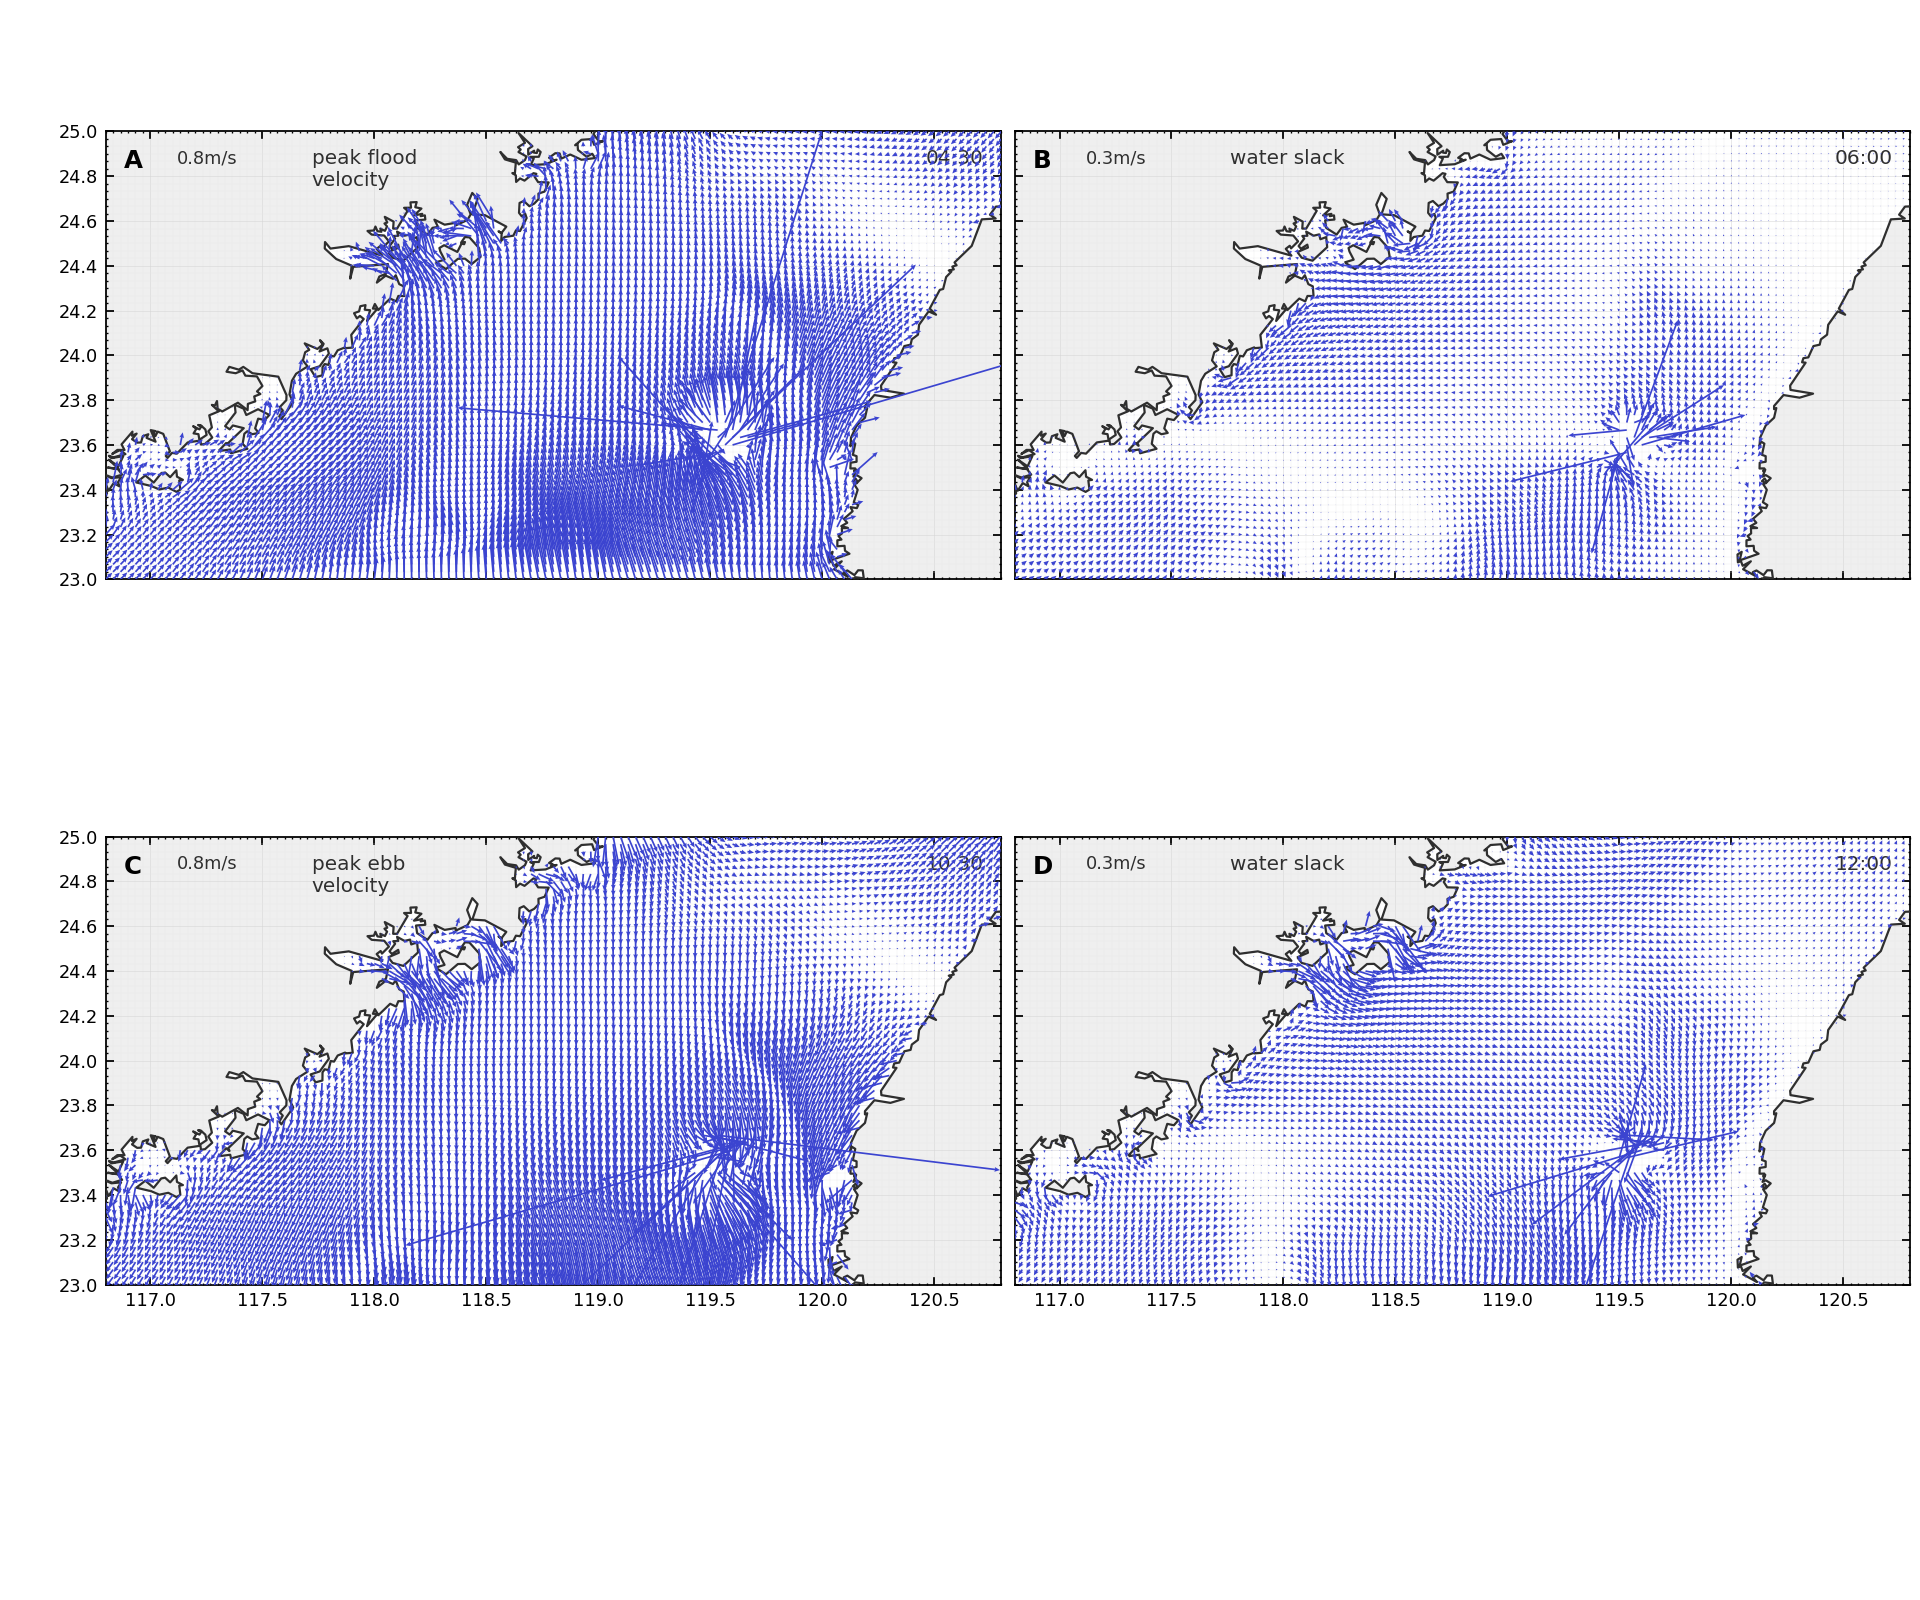

Recreate this plot in Python.
#!/usr/bin/env python
# coding: utf-8

"""
Figure 4 style tidal current vector maps using ODB Tide API (TPXO9-atlas-v5).

This script fetches barotropic tidal current components (u, v) at four UTC phases
and renders 2x2 vector maps over Taiwan Strait.
"""

from __future__ import annotations

import numpy as np
import pandas as pd
import requests
import matplotlib.pyplot as plt
from mpl_toolkits.basemap import Basemap


API_TIDE = "https://eco.odb.ntu.edu.tw/api/tide"

# Match Figure 4 framing more closely
LON0, LON1 = 116.8, 120.8
LAT0, LAT1 = 23.0, 25.0

# Use finest API grid; keep vectors dense to reflect 1/30 deg mesh
API_SAMPLE = 1
QUIVER_STRIDE = 1

PHASES = [
    ("A", "2013-06-27T04:30:00"),
    ("B", "2013-06-27T06:00:00"),  # max flood
    ("C", "2013-06-27T10:30:00"),
    ("D", "2013-06-27T12:00:00"),  # max ebb
]


def fetch_uv_map(when: str) -> dict:
    params = {
        "lon0": LON0,
        "lon1": LON1,
        "lat0": LAT0,
        "lat1": LAT1,
        "start": when,
        "append": "u,v",
        "sample": API_SAMPLE,
    }
    r = requests.get(API_TIDE, params=params, timeout=120)
    if r.status_code != 200:
        raise RuntimeError(f"API error {r.status_code}: {r.text[:180]}")
    out = r.json()
    if not out:
        raise RuntimeError("Empty response from /api/tide for uv map.")
    return out


def uv_to_grid(data: dict):
    df = pd.DataFrame(
        {
            "lon": data["longitude"],
            "lat": data["latitude"],
            "u_cm_s": data["u"],
            "v_cm_s": data["v"],
        }
    )
    # Remove empty/ocean-mask entries if any
    df = df.replace([np.inf, -np.inf], np.nan).dropna(subset=["lon", "lat", "u_cm_s", "v_cm_s"])

    u_grid = df.pivot_table(index="lat", columns="lon", values="u_cm_s")
    v_grid = df.pivot_table(index="lat", columns="lon", values="v_cm_s")

    # Align shapes and drop all-NaN rows/cols
    common_lats = u_grid.index.intersection(v_grid.index)
    common_lons = u_grid.columns.intersection(v_grid.columns)
    u_grid = u_grid.loc[common_lats, common_lons].dropna(axis=0, how="all").dropna(axis=1, how="all")
    v_grid = v_grid.loc[u_grid.index, u_grid.columns]

    lon2d, lat2d = np.meshgrid(u_grid.columns.values, u_grid.index.values)
    u = u_grid.values.astype(float) / 100.0  # cm/s -> m/s
    v = v_grid.values.astype(float) / 100.0  # cm/s -> m/s
    speed = np.sqrt(u ** 2 + v ** 2)
    return lon2d, lat2d, u, v, speed


def main():
    fig, axes = plt.subplots(2, 2, figsize=(12, 10), sharex=True, sharey=True)
    axes = axes.ravel()
    tags = ["A", "B", "C", "D"]

    panel_data = []
    for _, when in PHASES:
        data = fetch_uv_map(when)
        lon2d, lat2d, u, v, speed = uv_to_grid(data)
        panel_data.append((lon2d, lat2d, u, v, speed))

    for ax, tag, (label, when), (lon2d, lat2d, u, v, speed) in zip(axes, tags, PHASES, panel_data):
        bm = Basemap(
            projection="cyl",
            llcrnrlon=LON0,
            llcrnrlat=LAT0,
            urcrnrlon=LON1,
            urcrnrlat=LAT1,
            resolution="i",
            ax=ax,
        )
        bm.fillcontinents(color="#efefef", lake_color="#efefef", zorder=1)
        bm.drawcoastlines(linewidth=1.0, color="#2f2f2f", zorder=4)

        # Decimate vectors for legibility
        qx = lon2d[::QUIVER_STRIDE, ::QUIVER_STRIDE]
        qy = lat2d[::QUIVER_STRIDE, ::QUIVER_STRIDE]
        qu = u[::QUIVER_STRIDE, ::QUIVER_STRIDE]
        qv = v[::QUIVER_STRIDE, ::QUIVER_STRIDE]

        bm.quiver(
            qx,
            qy,
            qu,
            qv,
            latlon=True,
            color="#3b44d0",
            scale=35,
            width=0.0019,
            headwidth=2.8,
            headlength=3.2,
            headaxislength=2.9,
            minlength=0.0,
            zorder=5,
        )

        ax.text(0.02, 0.96, tag, transform=ax.transAxes, va="top", ha="left", fontsize=11, fontweight="bold")
        ax.text(0.98, 0.96, when[11:16], transform=ax.transAxes, va="top", ha="right", fontsize=9, color="#2f2f2f")

        ax.set_xticks(np.arange(117, 120.9, 0.5))
        ax.set_yticks(np.arange(23, 25.1, 0.2))
        ax.set_xticks(np.arange(116.8, 120.81, 1.0 / 30.0), minor=True)
        ax.set_yticks(np.arange(23.0, 25.01, 1.0 / 30.0), minor=True)
        ax.tick_params(labelsize=8, direction="in", top=True, right=True)
        ax.tick_params(which="minor", length=1, direction="in", top=True, right=True)
        ax.grid(True, which="major", linestyle="-", linewidth=0.25, color="#d5d5d5", alpha=0.9)
        ax.grid(True, which="minor", linestyle="-", linewidth=0.18, color="#e8e8e8", alpha=0.8)
        ax.set_xlabel("")
        ax.set_ylabel("")

    # Add simple per-panel reference text to mimic paper annotations
    axes[0].text(0.23, 0.96, "peak flood\nvelocity", transform=axes[0].transAxes, va="top", ha="left", fontsize=9, color="#2f2f2f")
    axes[1].text(0.24, 0.96, "water slack", transform=axes[1].transAxes, va="top", ha="left", fontsize=9, color="#2f2f2f")
    axes[2].text(0.23, 0.96, "peak ebb\nvelocity", transform=axes[2].transAxes, va="top", ha="left", fontsize=9, color="#2f2f2f")
    axes[3].text(0.24, 0.96, "water slack", transform=axes[3].transAxes, va="top", ha="left", fontsize=9, color="#2f2f2f")
    for ax, txt in zip(axes, ["0.8m/s", "0.3m/s", "0.8m/s", "0.3m/s"]):
        ax.text(0.08, 0.96, txt, transform=ax.transAxes, va="top", ha="left", fontsize=8, color="#2f2f2f")

    fig.subplots_adjust(left=0.055, right=0.995, top=0.995, bottom=0.12, wspace=0.015, hspace=0.015)
    out_png = "examples/case1_figure4_uv.png"
    plt.savefig(out_png, dpi=160)
    print(f"Saved: {out_png}")


if __name__ == "__main__":
    main()
